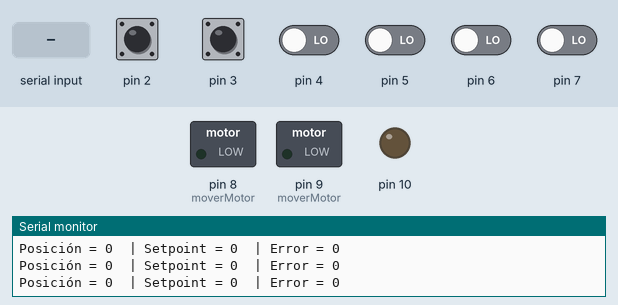
Bench run of a sketch on a simulated Arduino Uno, built with avr-gcc and run on an emulated ATmega328P. Parts: switched loads named in the sketch (green lamp = pin HIGH), output pins drawn as LEDs (lit = HIGH), the last lines printed to the serial monitor. Inputs (shaded band) come from the test bench; at power-on: pin 2, pin 3 HIGH, pin 4–7 LOW.

Above: at 1.2 s.
1.3 s: "90,45\n" received over Serial
At 1.7 s:
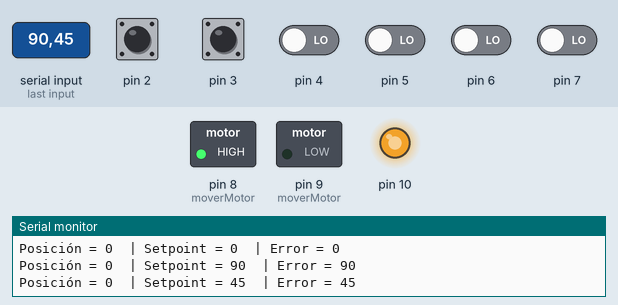
3.9 s: pin 3 pulled LOW for 0.15 s
At 4.0 s:
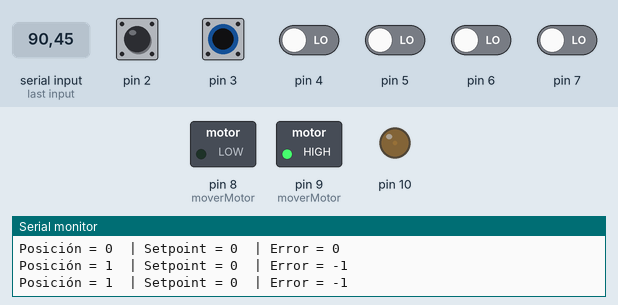
5.5 s: "30,150\n" received over Serial
At 6.2 s:
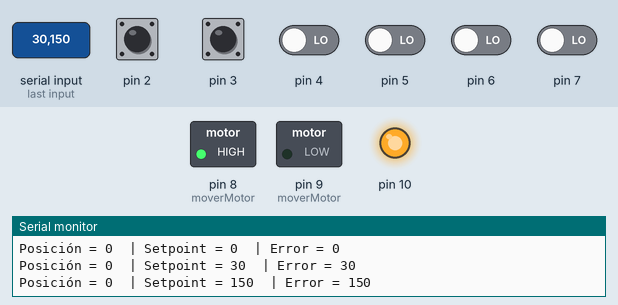
7.0 s: pin 2 pulled LOW for 0.15 s
At 7.08 s:
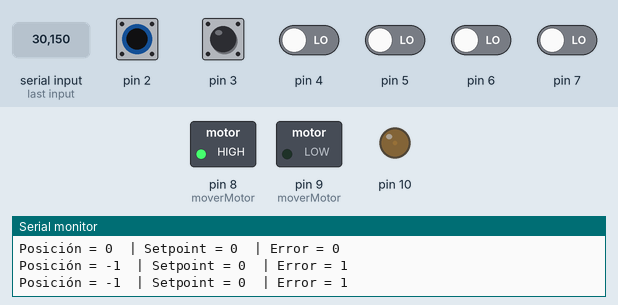
10.1 s: "5\n" received over Serial
At 12.3 s:
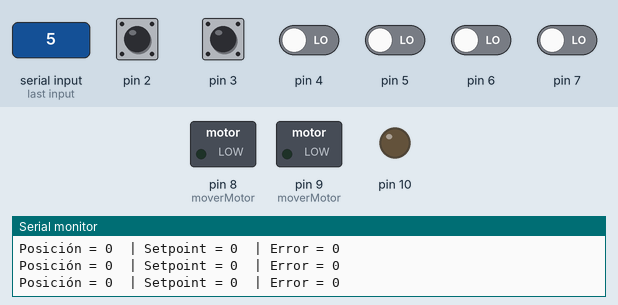
Timing chart, 0 to 13.8 s (numbered marks = the images above; inputs shaded):
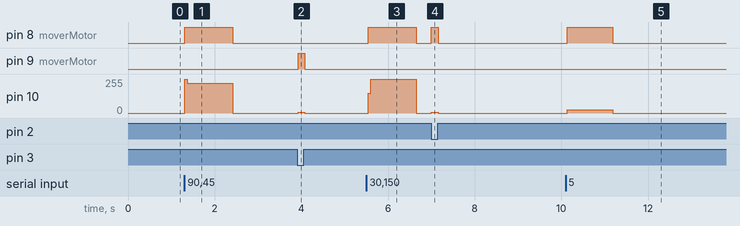

Measured:
- after the input at 1.3 s, pin 8 (moverMotor): LOW → HIGH at once, → LOW 1.1 s later; pin 10: 0/255 → 225/255 at once, → 0/255 1.1 s later
- after the input at 3.9 s, pin 9 (moverMotor): LOW → HIGH at once, → LOW 0.15 s later; pin 10: 0/255 → 5/255 at once, → 0/255 0.15 s later
- after the input at 5.5 s, pin 8 (moverMotor): LOW → HIGH after 0.05 s, → LOW 1.1 s later; pin 10: 0/255 → 255/255 after 0.05 s, → 0/255 1.1 s later
- after the input at 7.0 s, pin 8 (moverMotor): LOW → HIGH at once, → LOW 0.15 s later; pin 10: 0/255 → 5/255 at once, → 0/255 0.15 s later
- after the input at 10.1 s, pin 8 (moverMotor): LOW → HIGH at once, → LOW 1.0 s later; pin 10: 0/255 → 25/255 at once, → 0/255 1.0 s later

The sketch:

Proyecto_pwm.ino
```cpp
volatile long encoder_pos = 0;   // contador de posición (volatile por uso en interrupciones)
long setpoint = 0;               // objetivo de posición

// CONFIGURACIÓN
void setup() {

  //  CONFIGURACIÓN DE GPIO
  // Pines del encoder
  DDRD &= ~(1 << PD2);   // PD2 como entrada
  DDRD &= ~(1 << PD3);   // PD3 como entrada

  // Activar pull-up internos
  PORTD |= (1 << PD2);
  PORTD |= (1 << PD3);

  // Pines de dirección del motor (ejemplo: PB0 y PB1)
  DDRB |= (1 << PB0);    // Dirección 1
  DDRB |= (1 << PB1);    // Dirección 2

  // Pin PWM OC1A → PB1 (pero en este ejemplo usamos OC1A = PB1 o OC1B = PB2)
  DDRB |= (1 << PB2);    // PB2 = OC1B como salida de PWM


  //                  CONFIGURACIÓN DE INTERRUPCIONES
  // INT0 (PD2) configurado a flanco de cambio (ISC00 = 1, ISC01 = 0)
  EICRA |= (1 << ISC00);
  EICRA &= ~(1 << ISC01);

  // INT1 (PD3) configurado igual (lee canal B)
  EICRA |= (1 << ISC10);
  EICRA &= ~(1 << ISC11);

  // Habilitar interrupciones INT0 y INT1
  EIMSK |= (1 << INT0);
  EIMSK |= (1 << INT1);


  //                CONFIGURACIÓN DEL PWM (Timer1)
  // Modo Fast PWM 10 bits: WGM10 = 1, WGM11 = 0, WGM12 = 1, WGM13 = 0
  TCCR1A |= (1 << WGM10);
  TCCR1A &= ~(1 << WGM11);
  TCCR1B |= (1 << WGM12);
  TCCR1B &= ~(1 << WGM13);

  //                 Modo non-inverting en OC1B
  TCCR1A |= (1 << COM1B1);
  TCCR1A &= ~(1 << COM1B0);

  // Prescaler = 64 → CS11 = 1, CS10 = 1
  TCCR1B |= (1 << CS11) | (1 << CS10);

  // Duty cycle inicial
  OCR1B = 0;


  Serial.begin(9600);
}


//                      INTERRUPCIONES DEL ENCODER

// ISR canal A (INT0)
ISR(INT0_vect) {
  uint8_t A = (PIND >> PD2) & 1;
  uint8_t B = (PIND >> PD3) & 1;

  if (A == B)
    encoder_pos++;      // Giro horario
  else
    encoder_pos--;      // Giro antihorario
}


ISR(INT1_vect) {
  uint8_t A = (PIND >> PD2) & 1;
  uint8_t B = (PIND >> PD3) & 1;

  if (A != B)
    encoder_pos++;
  else
    encoder_pos--;
}


//  FUNCIÓN PARA CONTROLAR MOTOR
void moverMotor(long error) {

  // Determinar dirección
  if (error > 0) {
    PORTB |=  (1 << PB0);
    PORTB &= ~(1 << PB1);
  }
  else if (error < 0) {
    PORTB |=  (1 << PB1);
    PORTB &= ~(1 << PB0);
  }
  else {
    PORTB &= ~(1 << PB0);
    PORTB &= ~(1 << PB1);
  }

  // Calcular magnitud (PWM)
  uint16_t pwm = abs(error) * 5;
  if (pwm > 1023) pwm = 1023;

  OCR1B = pwm;
}


// BUCLE PRINCIPAL
void loop() {

  if (Serial.available()) {
    setpoint = Serial.parseInt();
  }

  long pos = encoder_pos;
  long error = setpoint - pos;

  moverMotor(error);

  // Mostrar datos para pruebas
  Serial.print("Posición = ");
  Serial.print(pos);
  Serial.print("  | Setpoint = ");
  Serial.print(setpoint);
  Serial.print("  | Error = ");
  Serial.println(error);

  delay(50);
}
```
